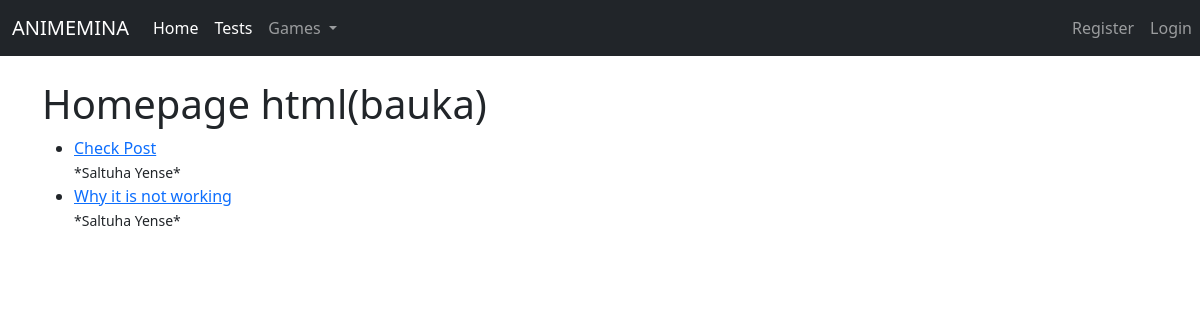
The app's page /, older data.
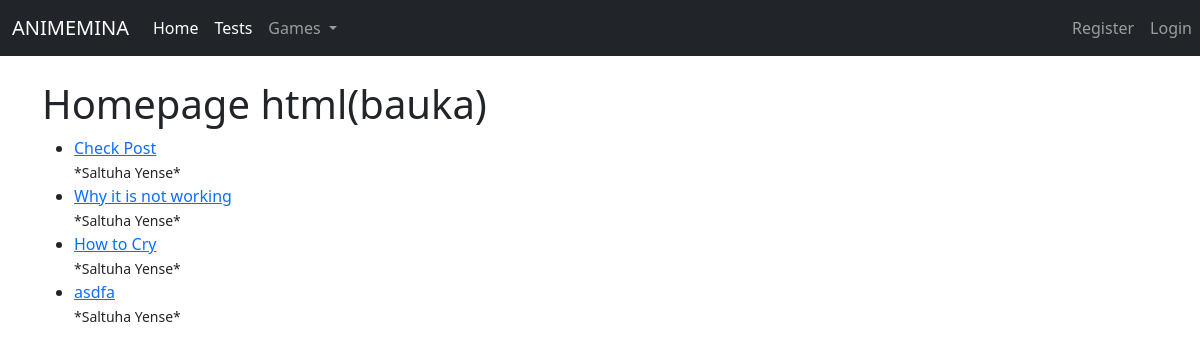
The same page, newer data.
### cosplayers/models.py (models this page shows, shortened)
class CospBlog (models.Model):
    post_title = models.CharField(max_length=100)
    author = models.ForeignKey(User, on_delete=models.CASCADE)
    your_post = models.TextField()
    post_date = models.DateField(auto_now_add = True)

### cosplayers/views.py (the view)
# urls.py: path('', MainPage.as_view(), name = "mainpage"),
class MainPage(ListView):
    model = CospBlog
    template_name = 'mainpage.html'
    ordering = [ '-post_date']

### templates/mainpage.html
{% extends 'base.html' %}
{% block content %}
<h1>Homepage html(bauka)</h1>
<ul>
    {% for cospblog in object_list %}
       <li><a href="{% url 'postarticle' cospblog.pk %}"> {{ cospblog.post_title }}</a>
        <br>
         <small> *{{ cospblog.author.first_name }} {{ cospblog.author.last_name }}*
      </small>
        <br>
{% endfor %}
        </ul>
{% endblock %}

Row changes from the older to the newer data that the page shows:
added CospBlog: post_title "How to Cry", author.first_name "Saltuha", author.last_name "Yense"
added CospBlog: post_title "asdfa", author.first_name "Saltuha", author.last_name "Yense"
